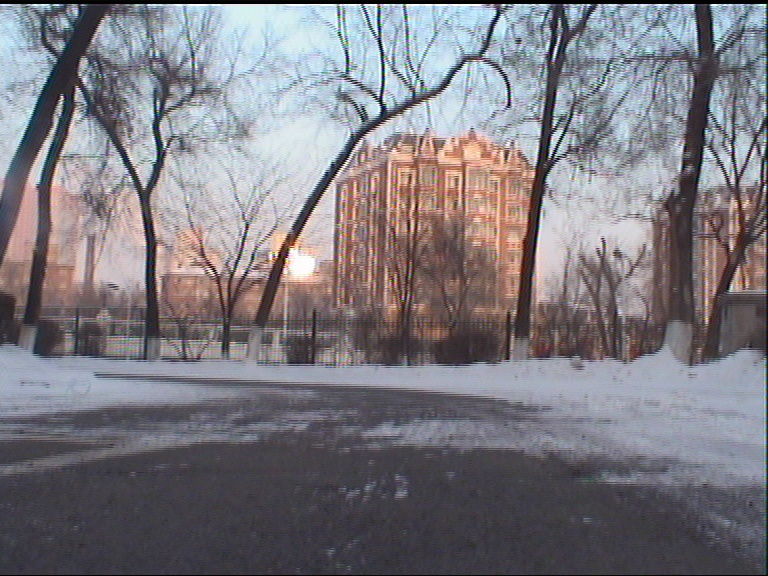
//> input picture TestOpenCV/38.jpg, 768 x 576 px
$ ./Test   (built with g++ and OpenCV 4)
//> lines starting //> are read from the running program, lines starting //| are printed output that depends on the picture; after the words box and inside, x2 and y2 are one past the last pixel; in counts of white or black regions, pixels touching at a corner belong together
#include "cv.h"
#include "highgui.h"
#include <iostream>
#include <cmath>
#include "cxcore.h"
#include <stdio.h>
#include "svm.h"

int OutputWidth = 768;
int OutputHeight = 576;
#define MAX_CLUSTERS 2										//类别数
#define SAMPLE_NUMBER 10000									//样本数
#define PI 3.14159265
int hold = 2;												//LTP阈值
int kernel = 3;												//LTP直方图 n*n算子

void ComputeLTP(IplImage *GrayImage, int i, int j, float s[8], int binp[8], int bino[8], int binn[8]) {
	int u;
	double q = 0;
	int   c[8];
	int p;
	for (int m = 0; m< kernel; m++) {
		for (int n = 0; n< kernel; n++) {
			u = cvGetReal2D(GrayImage, j + 3 * (2 * n - kernel + 1) / 2, i + 3 * (2 * m - kernel + 1) / 2);
			c[0] = cvGetReal2D(GrayImage, j + 3 * (2 * n - kernel + 1) / 2 - 1, i + 3 * (2 * m - kernel + 1) / 2 - 1);
			c[1] = cvGetReal2D(GrayImage, j + 3 * (2 * n - kernel + 1) / 2 - 1, i + 3 * (2 * m - kernel + 1) / 2);
			c[2] = cvGetReal2D(GrayImage, j + 3 * (2 * n - kernel + 1) / 2 - 1, i + 3 * (2 * m - kernel + 1) / 2 + 1);
			c[3] = cvGetReal2D(GrayImage, j + 3 * (2 * n - kernel + 1) / 2, i + 3 * (2 * m - kernel + 1) / 2 + 1);
			c[4] = cvGetReal2D(GrayImage, j + 3 * (2 * n - kernel + 1) / 2 + 1, i + 3 * (2 * m - kernel + 1) / 2 + 1);
			c[5] = cvGetReal2D(GrayImage, j + 3 * (2 * n - kernel + 1) / 2 + 1, i + 3 * (2 * m - kernel + 1) / 2);
			c[6] = cvGetReal2D(GrayImage, j + 3 * (2 * n - kernel + 1) / 2 + 1, i + 3 * (2 * m - kernel + 1) / 2 - 1);
			c[7] = cvGetReal2D(GrayImage, j + 3 * (2 * n - kernel + 1) / 2, i + 3 * (2 * m - kernel + 1) / 2 - 1);

			for (p = 0; p < 8; p++) {
				if (u <= (c[p] - hold))
					binp[p]++;
				else if (u >= (c[p] + hold))
					binn[p]++;
				else
					bino[p]++;
			}
		}
	}
	for (p = 0; p < 8; p++) {
		if ((binp[p] >= bino[p]) && (binp[p] >= binn[p]))
			s[p] = 0.6;
		else if ((bino[p] > binp[p]) && (bino[p] > binn[p]))
			s[p] = 0.3;
		else
			s[p] = 0;
	}
}
void load(int n, float w[1000], float x[1000][14]) {
//> called with n = 465
	FILE  *fp;
	int i = 0;

	fp = fopen("SV_coef.txt", "rb");
	for (i = 0; i < n; i++) {
		fscanf(fp, "%f", &w[i]);
		/*printf( "%f\n", w[i]);*/
	}
	fclose(fp);

	fp = fopen("SVs.txt", "rb");
	for (i = 0; i < n; i++) {
		for (int j = 0; j < 14; j++)
		{
			fscanf(fp, "%f", &x[i][j]);
			/*printf( "%f ", x[i][j]);*/
		}
		/*printf( "\n" );*/
	}
	fclose(fp);
}

int main(int argc, char* argv[])
{
	/*Practise;*/
	CvSize size;
	size.width = OutputWidth;
	size.height = OutputHeight;
	IplImage* img = cvCreateImageHeader(size, IPL_DEPTH_8U, 3);
	IplImage* hsv = cvCreateImage(size, IPL_DEPTH_8U, 3);
	IplImage* GrayImage = cvCreateImage(size, IPL_DEPTH_8U, 1);
	int sample_count = SAMPLE_NUMBER;

	CvScalar color_tab[5];
	color_tab[0] = CV_RGB(255, 0, 0);
	color_tab[1] = CV_RGB(0, 255, 0);
	color_tab[2] = CV_RGB(255, 0, 255);
	color_tab[3] = CV_RGB(255, 255, 0);
	color_tab[4] = CV_RGB(0, 255, 255);
	CvMat* clusters = cvCreateMat(sample_count, 1, CV_32SC1);

	float b = 0;
	float gamma = 0;
	int n = 0;
	float w[1000] = { 0 };
	float x[1000][14] = { 0 };

	FILE* fp;

	fp = fopen("Parameters.txt", "rb");
	fscanf(fp, "%f", &b);
	fscanf(fp, "%d", &n);
	fscanf(fp, "%f", &gamma);
	fclose(fp);
	load(n, w, x);
	printf("%f\n", b);
	printf("%d\n", n);
	printf("%f\n", gamma);

	cvNamedWindow("SVM-Result", CV_WINDOW_AUTOSIZE);

	while (1) {

		img = cvLoadImage("38.jpg");
//> img is the input picture: 576 rows x 768 cols, CV_8UC3; mean B, G, R 128, 121.6, 124.5

		IplImage* src = cvCloneImage(img);
		IplImage* study = cvCloneImage(img);

		cvCvtColor(img, hsv, CV_BGR2HSV);
//> hsv: 576 rows x 768 cols, CV_8UC3; mean H, S, V 102.9, 41.3, 136
		cvCvtColor(img, GrayImage, CV_BGR2GRAY);
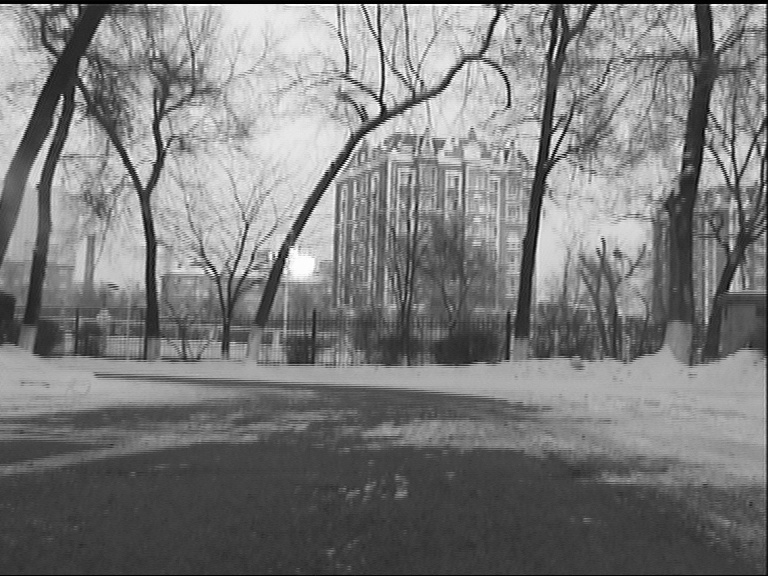
//> GrayImage: 576 rows x 768 cols, CV_8UC1; min 0, max 255, mean 123.2
		float range = 0;
		float weight = 0;
		int plabel = -1;

		/*int k = 0;*/
		for (int i = 0; i < OutputWidth; i = i + 3) {
			for (int j = 0; j < OutputHeight; j = j + 3) {
				if ((i > 3 * (kernel - 1) / 2) && (j > 3 * (kernel - 1) / 2) && (i < OutputWidth - 1 - 3 * (kernel - 1) / 2) && (j < OutputHeight - 1 - 3 * (kernel - 1) / 2)) {
					float e[14];
					e[0] = (float)cvGet2D(hsv, j, i).val[0] / 180;			//HSV三通道
					e[1] = (float)cvGet2D(hsv, j, i).val[1] / 256;
					e[2] = (float)cvGet2D(hsv, j, i).val[2] / 256;
					e[3] = (float)cvGet2D(img, j, i).val[0] / 256;			//RGB三通道
					e[4] = (float)cvGet2D(img, j, i).val[1] / 256;
					e[5] = (float)cvGet2D(img, j, i).val[2] / 256;

					int binp[8] = { 0 }, bino[8] = { 0 }, binn[8] = { 0 };
					float s[8] = { 0 };
					ComputeLTP(GrayImage, i, j, s, binp, bino, binn);
					for (int p = 0; p < 8; p++) {
						e[p + 6] = s[p];
					}
					for (int k = 0; k < n; k++) {
						for (int p = 0; p < 14; p++) {
							range = (x[k][p] - e[p])*(x[k][p] - e[p]) + range;
						}
						weight = exp(-gamma * range)* w[k] + weight;
						range = 0;
					}
					weight = weight + b;
					if (weight >= 0) {
						plabel = 0;
					}
					else {
						plabel = 1;
					}
					weight = 0;

					CvPoint2D32f pt;
					pt.x = i;
					pt.y = j;
					cvCircle(img, cvPointFrom32f(pt), 1, color_tab[plabel], CV_FILLED);

				}
			}
		}
//> this loop made 256 passes
//> plabel on passes 1 to 3: -1, -1, 0
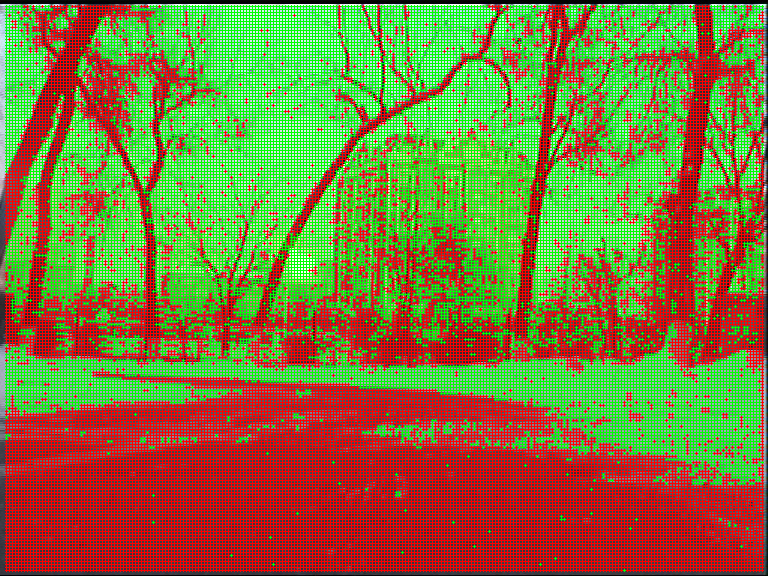
//> img: 576 rows x 768 cols, CV_8UC3; mean B, G, R 58.1, 121.9, 127.4
//> after the loop, range = 0; weight = 0; plabel = 0

		cvShowImage("SVM-Result", img);
		IplImage* flood1 = cvCloneImage(img);
		IplImage* flood2 = cvCloneImage(img);
		IplImage* pMask = cvCreateImage(cvSize(img->width + 2, img->height + 2), IPL_DEPTH_8U, 1);


		cvNamedWindow("mask1", CV_WINDOW_AUTOSIZE);
		cvNamedWindow("mask2", CV_WINDOW_AUTOSIZE);


		cvSetZero(pMask);

		cvFloodFill(																				//漫水填充形态学处理
			flood1,
			cvPoint(OutputWidth / 2, OutputHeight - 10),
			CV_RGB(255, 255, 0),
			cvScalar(30, 30, 40, 0),
			cvScalar(5, 30, 40, 0),
			NULL,
			8 | CV_FLOODFILL_FIXED_RANGE | (0x9f << 8),
			pMask
		);
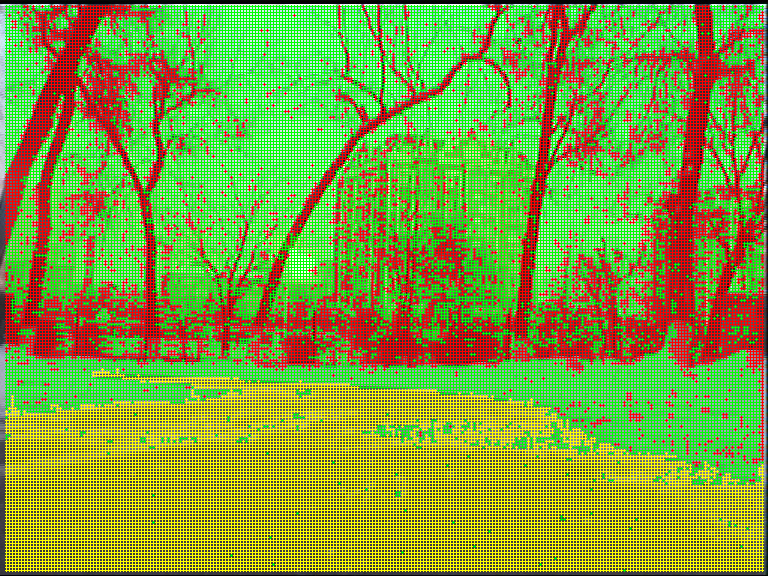
//> flood1: 576 rows x 768 cols, CV_8UC3; 14.93% of pixels changed, all inside (x1, y1, x2, y2) = (5, 368, 764, 572)
		cvShowImage("mask1", pMask);
		cvMorphologyEx(pMask, pMask, NULL, NULL, CV_MOP_CLOSE);
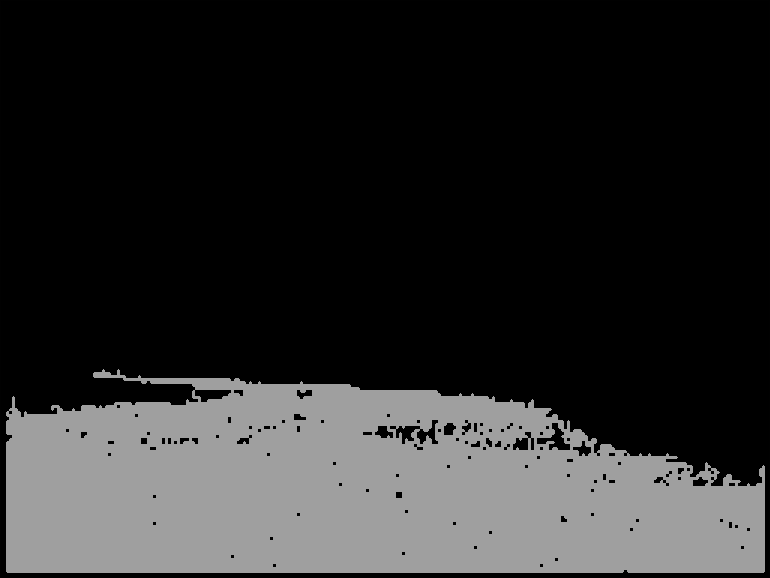
//> pMask: 578 rows x 770 cols, CV_8UC1; min 0, max 159, mean 42.4
		IplImage* pContourImg = cvCreateImage(cvGetSize(pMask), IPL_DEPTH_8U, 3);					//检测边缘
		CvMemStorage* storage = 0;
		storage = cvCreateMemStorage(0);
		CvSeq* contour = 0;
		CvSeq* contmax = 0;
		cvCvtColor(pMask, pContourImg, CV_GRAY2BGR);
		cvFindContours(pMask, storage, &contour, sizeof(CvContour), CV_RETR_EXTERNAL, CV_CHAIN_APPROX_SIMPLE, cvPoint(0, 0));              // 查找外边缘
//> contour = 1 contour; box (x1, y1, x2, y2) and area: (6, 369, 765, 573) 120962
		cvDrawContours(src, contour, CV_RGB(255, 0, 0), CV_RGB(0, 255, 0), 2, -1, 8, cvPoint(0, 0));
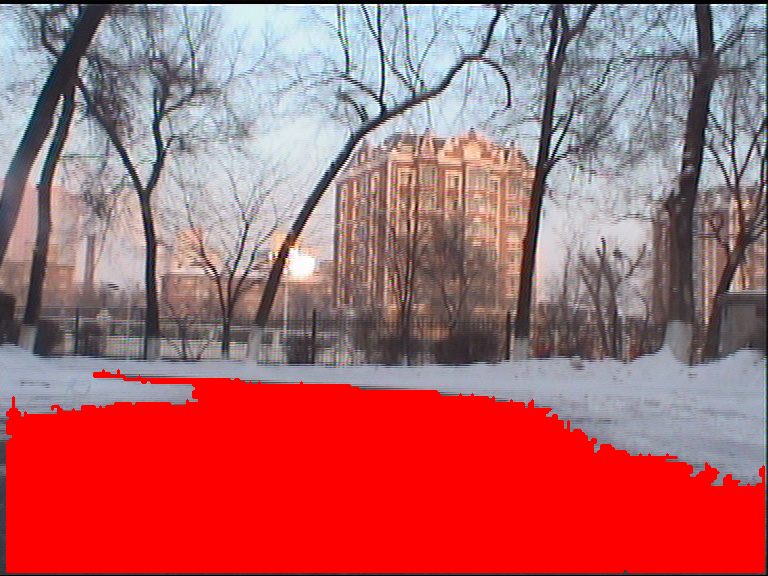
//> src: 576 rows x 768 cols, CV_8UC3; mean B, G, R 105.4, 101.3, 174.1
		/*CvRect aRect = cvBoundingRect( contmax, 0 );
		cvSetImageROI( pContourImg,aRect);*/
		cvShowImage("mask2", pContourImg);
		cvShowImage("Source", src);
		cvNamedWindow("Source1", CV_WINDOW_AUTOSIZE);
		cvShowImage("Source1", flood1);

		int c = cvWaitKey(0);
//> the Esc key is pressed
		if (c == 'p') {
			c = 0;
			while (c != 'p' && c != 27) {
				c = cvWaitKey(250);
			}
		}
		if (c == 27) {
			return 0;
//> (the program exits here)

$ run again, with TestOpenCV/1.jpg copied over TestOpenCV/38.jpg
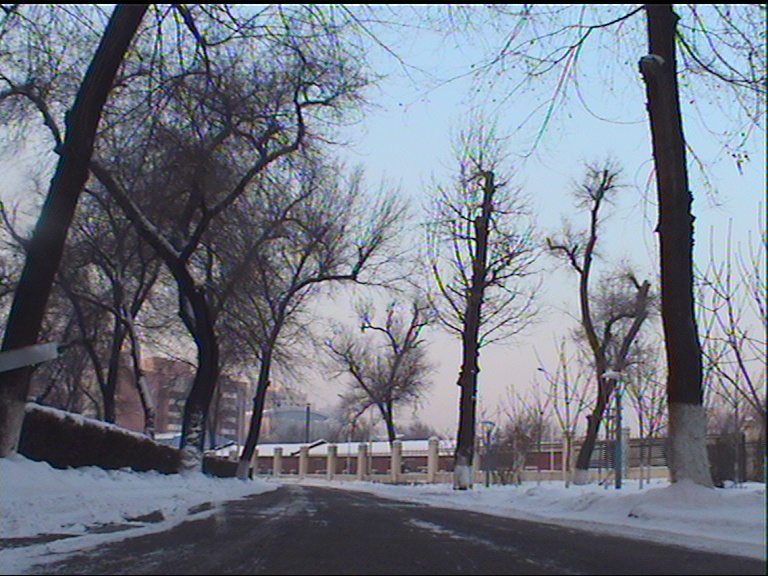
//> input picture TestOpenCV/1.jpg, 768 x 576 px
//> img is the input picture: 576 rows x 768 cols, CV_8UC3; mean B, G, R 134, 121.3, 114.9
//> hsv: 576 rows x 768 cols, CV_8UC3; mean H, S, V 109.5, 51.6, 136.8
//> the loop `for (int i = 0; i < OutputWidth; i = i + 3)` made 256 passes
//> plabel on passes 1 to 3: -1, -1, 1
//> after the loop `for (int i = 0; i < OutputWidth; i = i + 3)`: range = 0
//> flood1: 576 rows x 768 cols, CV_8UC3; mean B, G, R 60.8, 134.8, 123.8
//> `cvMorphologyEx(pMask, pMask, NULL, NULL, CV_MOP_CLOSE);`:
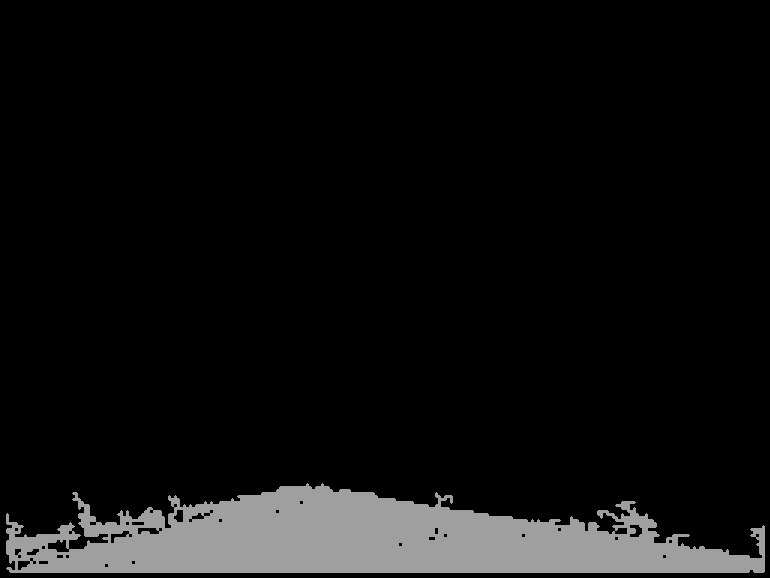
//> pMask: 578 rows x 770 cols, CV_8UC1; min 0, max 159, mean 15.2
//> contour = 1 contour; box (x1, y1, x2, y2) and area: (6, 483, 765, 573) 42590
//> `cvDrawContours(src, contour, CV_RGB(255, 0, 0), CV_RGB(0, 255, 0), 2, ..`:
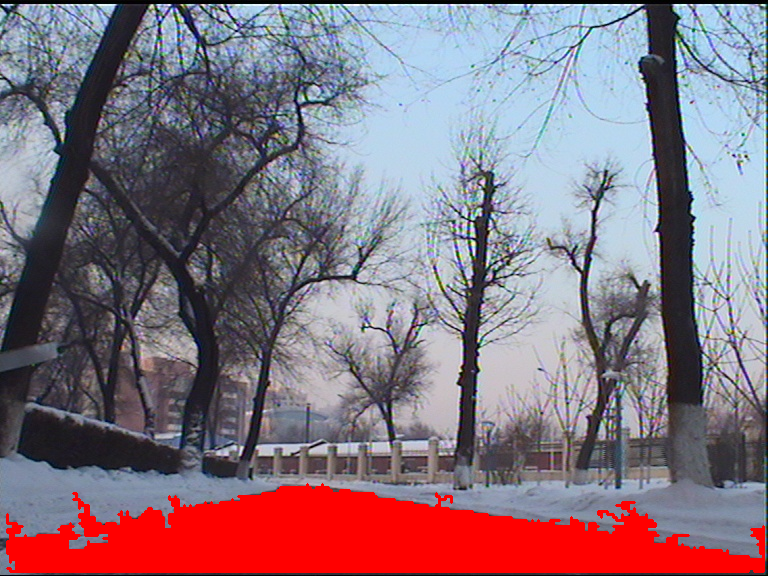
//> src: 576 rows x 768 cols, CV_8UC3; 9.9% of pixels changed, all inside (x1, y1, x2, y2) = (6, 483, 765, 573)
